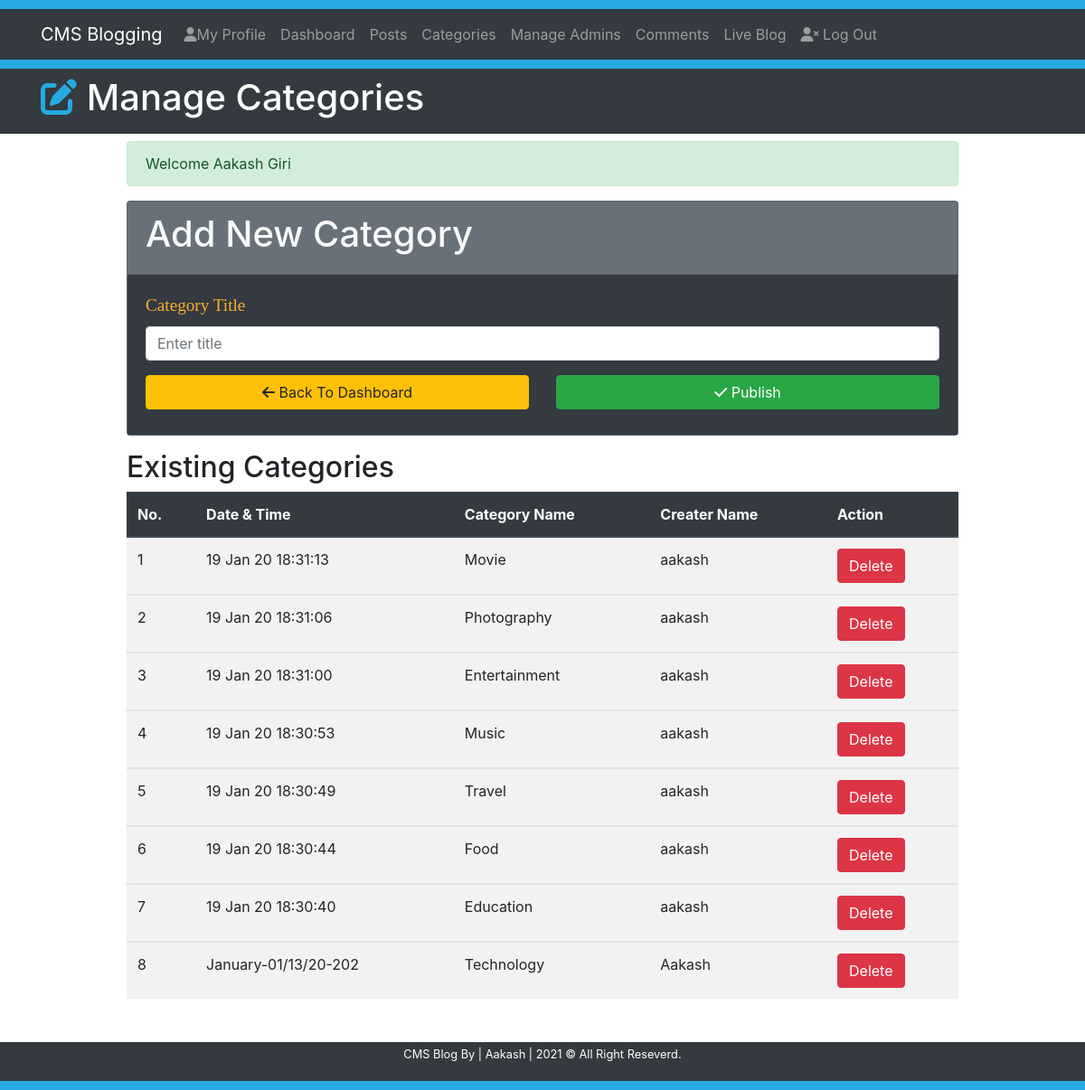
The app's page /categories.php (signed in), older data.
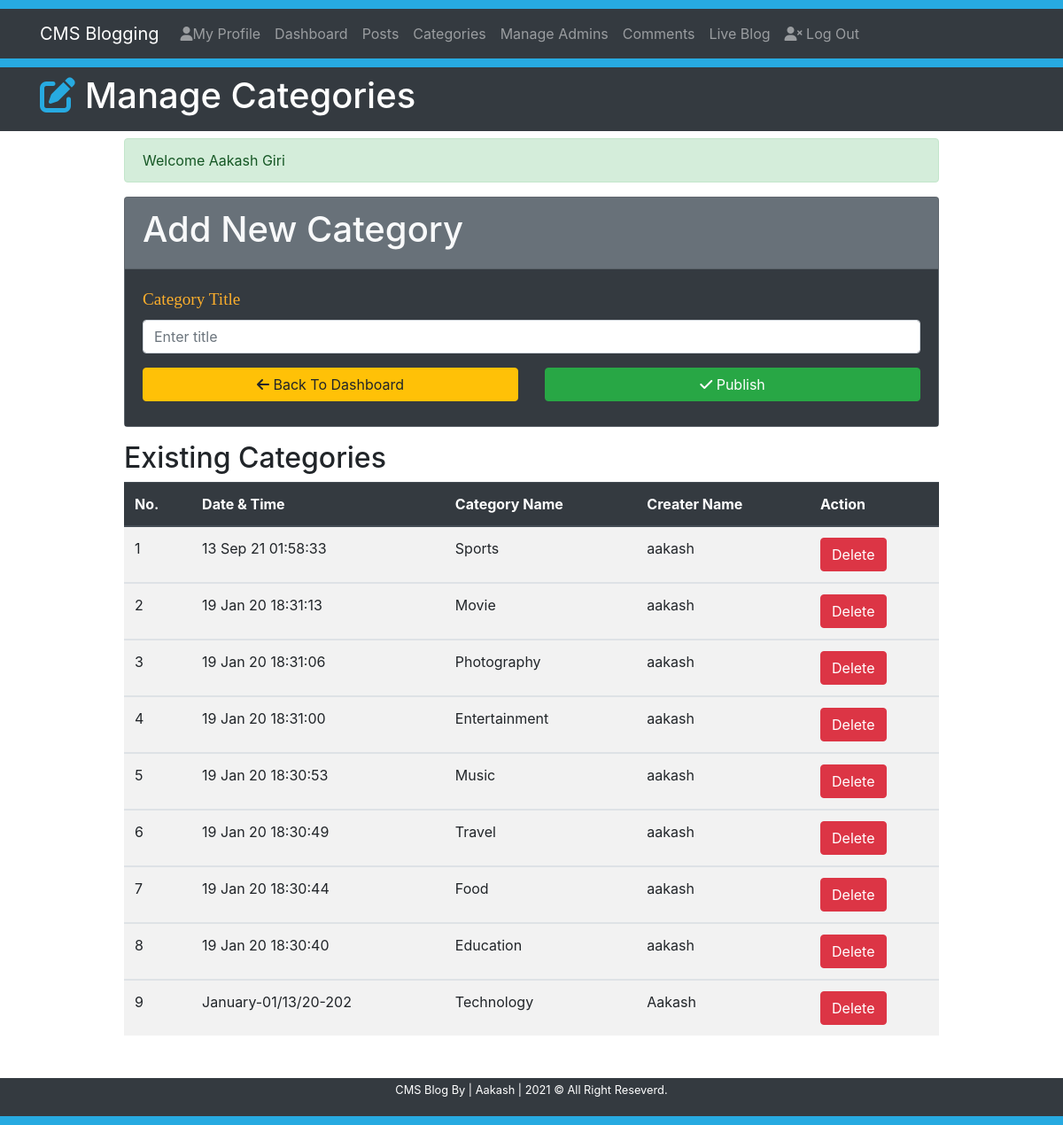
The same page, newer data.
### tables this page shows
CREATE TABLE `category` (
  `id` int(11) NOT NULL,
  `title` varchar(20) NOT NULL,
  `author` varchar(50) NOT NULL,
  `datetime` varchar(20) NOT NULL
);

### Includes/functions.php (called while the page is built, shortened)
<?php
    $serverName = BASE_PATH;
    $cssBaseURL = $serverName.'/css';
?>

### categories.php (the view, shortened to what the changed rows need)
<?php
    require 'Includes/functions.php';
?>
<!DOCTYPE html>
<html lang="en">
<head>
    <link rel="stylesheet" href="https://use.fontawesome.com/releases/v5.12.0/css/all.css">
    <link rel="stylesheet" href="https://stackpath.bootstrapcdn.com/bootstrap/4.4.1/css/bootstrap.min.css">
    <link rel="stylesheet" href="<?= $cssBaseURL ?>/style.css">
</head>
<body>
    <header class='bg-dark text-white py-2'>
        <div class="container">
            <div class="row">
                <div class="col-md-12">
                    <h1><i class='fas fa-edit' style="color: #27aae1;"></i>  Manage Categories</h1>
                </div>
            </div>
        </div>
    </header>
    <section class="container py-2 mb-4">
        <div class="row">
            <div class="offset-lg-1 col-lg-10" style="min-height: 400px;">
                <form action="<?= $serverName; ?>/categories" method='post'>
                    <div class="card bg-secondary text-light mb-3">
                        <div class="card-header">
                            <h1>Add New Category</h1>
                        </div>
                    </div>
                </form>
                <h2>Existing Categories</h2>
                <table class="table table-striped table-hover">
                    <thead class="thead-dark">
                        <tr>
                            <th>No.</th>
                            <th>Date & Time</th>
                            <th>Category Name</th>
                            <th>Creater Name</th>
                            <th>Action</th>
                        </tr>
                    </thead>
                    <?php
                        $sql = "SELECT * FROM category ORDER BY id DESC";
                        $result = mysqli_query($conn, $sql);
                        $sr = 0;
                        if (mysqli_num_rows($result) > 0){
                            while($row = mysqli_fetch_assoc($result)) {
                                $sr++;
                                $CategorytId = $row['id'];
                                $DateTime = $row['datetime'];
                                $CategoryName = $row['title'];
                                $CreaterName = $row['author'];
                    ?>
                    <tbody>
                        <tr>
                            <td><?= $sr; ?></td>
                            <td><?= $DateTime; ?></td>
                            <td><?= $CategoryName; ?></td>
                            <td><?= $CreaterName; ?></td>
                            <td><a class="btn btn-danger" href="<?= $serverName; ?>/deletecategory?id=<?= $CategorytId; ?>">Delete</a></td>
                        </tr>
                    </tbody>
                    <?php
                            }
                        }
                    ?>
                </table>
            </div>
        </div>
    </section>
</body>
</html>

Row changes from the older to the newer data that the page shows:
added category: datetime "13 Sep 21 01:58:33", title "Sports", author "aakash"
